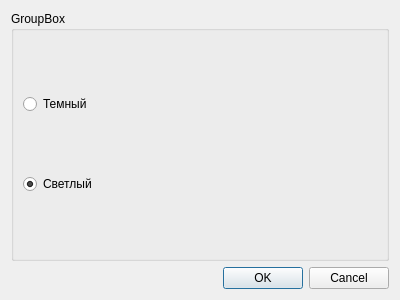
<?xml version="1.0" encoding="UTF-8"?>
<ui version="4.0">
 <class>DialogTheme</class>
 <widget class="QDialog" name="DialogTheme">
  <property name="geometry">
   <rect>
    <x>0</x>
    <y>0</y>
    <width>400</width>
    <height>300</height>
   </rect>
  </property>
  <property name="windowTitle">
   <string>Dialog</string>
  </property>
  <layout class="QGridLayout" name="gridLayout">
   <item row="0" column="0">
    <widget class="QGroupBox" name="gb_theme">
     <property name="minimumSize">
      <size>
       <width>0</width>
       <height>50</height>
      </size>
     </property>
     <property name="title">
      <string>GroupBox</string>
     </property>
     <layout class="QVBoxLayout" name="verticalLayout_4">
      <item>
       <widget class="QRadioButton" name="rb_dark">
        <property name="text">
         <string>Темный</string>
        </property>
       </widget>
      </item>
      <item>
       <widget class="QRadioButton" name="rb_light">
        <property name="text">
         <string>Светлый</string>
        </property>
        <property name="checked">
         <bool>true</bool>
        </property>
       </widget>
      </item>
     </layout>
    </widget>
   </item>
   <item row="1" column="0">
    <widget class="QDialogButtonBox" name="buttonBox">
     <property name="orientation">
      <enum>Qt::Horizontal</enum>
     </property>
     <property name="standardButtons">
      <set>QDialogButtonBox::Cancel|QDialogButtonBox::Ok</set>
     </property>
    </widget>
   </item>
  </layout>
 </widget>
 <resources/>
 <connections>
  <connection>
   <sender>buttonBox</sender>
   <signal>accepted()</signal>
   <receiver>DialogTheme</receiver>
   <slot>accept()</slot>
   <hints>
    <hint type="sourcelabel">
     <x>248</x>
     <y>254</y>
    </hint>
    <hint type="destinationlabel">
     <x>157</x>
     <y>274</y>
    </hint>
   </hints>
  </connection>
  <connection>
   <sender>buttonBox</sender>
   <signal>rejected()</signal>
   <receiver>DialogTheme</receiver>
   <slot>reject()</slot>
   <hints>
    <hint type="sourcelabel">
     <x>316</x>
     <y>260</y>
    </hint>
    <hint type="destinationlabel">
     <x>286</x>
     <y>274</y>
    </hint>
   </hints>
  </connection>
 </connections>
</ui>
